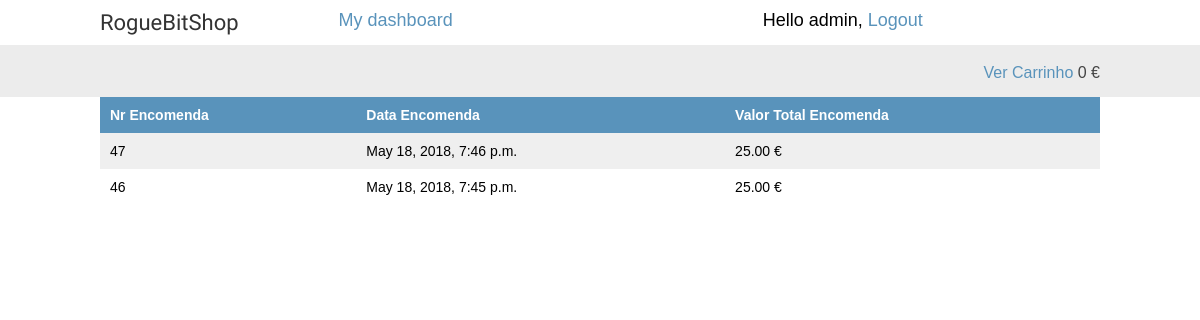
Before: /shop/orderlist/ (signed in) with the older database file.
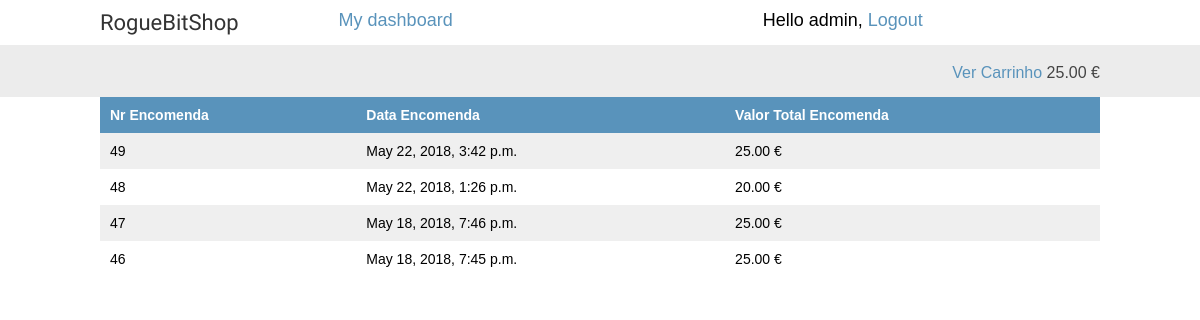
After: the same page with the newer database file.
### orders/models.py (models this page shows, shortened)
class Order(models.Model):
    first_name = models.CharField(max_length=50)
    last_name = models.CharField(max_length=50)
    email = models.EmailField()
    endereco_envio = models.CharField(max_length=250)
    endereco_faturacao = models.CharField(max_length=250)
    metodo_pagamento = models.CharField(max_length=20, null=True)
    nif = models.CharField(max_length=11, null=True)
    created = models.DateTimeField(auto_now_add=True)
    updated = models.DateTimeField(auto_now=True)
    paid = models.BooleanField(default=False)
    class Meta:
        ordering = ('-created',)
    def get_total_cost(self):
        return sum(item.get_cost() for item in self.items.all())

class OrderItem(models.Model):
    order = models.ForeignKey(Order, related_name='items')
    produto = models.ForeignKey(Produto,
        related_name='order_items')
    preco = models.DecimalField(max_digits=10, decimal_places=2)
    quantidade = models.PositiveIntegerField(default=1)
    def get_cost(self):
        return self.preco * self.quantidade

### cart/models.py (models this page shows, shortened)
class Carrinho(models.Model):
    utilizador = models.ForeignKey(User, on_delete=models.CASCADE, null=True, blank=True)
    total = models.DecimalField(default=0.00, max_digits=10, decimal_places=2)
    criado = models.DateTimeField(auto_now_add=True)
    atualizado = models.DateTimeField(auto_now=True)

### shop/views.py (the view)
@login_required
def order_list(request):
    perfil = Perfil.objects.get(utilizador=request.user)
    utilizador_nif = perfil.nif
    orders = Order.objects.filter(nif=utilizador_nif)
    return render(request, 'shop/order_list.html', {'orders': orders, })

### shop/context_processors.py (called while the page is built)
def total_on_base(request):
    utilizador = request.user
    if utilizador.is_authenticated():
        if not Carrinho.objects.filter(utilizador=utilizador):
            total_on_base = 0
        else:
            carrinho = Carrinho.objects.filter(utilizador=utilizador).last()
            total_on_base = carrinho.total
    else:
        total_on_base = 0
    return {'total_on_base': total_on_base}

### shop/templates/shop/order_list.html (shortened to what this page needs)
{% extends "shop/base.html" %}
{% load static %}
{% block content %}
    <table class="cart">
        <thead>
        <tr>
            <th>Nr Encomenda</th>
            <th>Data Encomenda</th>
            <th>Valor Total Encomenda</th>
        </tr>
        </thead>
        <tbody>
            {% for order in orders %}
                <tr>
                    <td>{{ order.id }}</td>
                    <td>{{ order.created }}</td>
                    <td>{{ order.get_total_cost }} €</td>
                </tr>
            {% endfor %}
        </tbody>
    </table>
{% endblock %}

### shop/templates/shop/base.html (shortened to what this page needs)
{% load static %}
<html>
    <head>
        <link href="{% static "css/base.css" %}" rel="stylesheet">
    </head>
    <body>
        <div id="header">
            <a href="/shop" class="logo">RogueBitShop</a>
            <div>
                {% if request.user.is_authenticated %}
                    <a href="{% url "shop:dashboard" %}">My dashboard</a>
                    <span>Hello {{ request.user.first_name }},</span>
                    <a href="{% url "shop:loggedout" %}">Logout</a>
                {% else %}
                    <a href="{% url "shop:login" %}">Log-in</a>
                    <span style="display:inline-block; width: 2%;"></span><a href = "{% url "shop:register" %}"> Registar </a>
                {% endif %}
            </div>
        </div>
        <div id="subheader">
            <div class="cart">
                {% if request.user.is_authenticated %}
                    <a href="{% url "cart:mostrar_carrinho" %}">Ver Carrinho</a>
                    {{ total_on_base }} €
                {% endif %}
            </div>
        </div>
        <div id="content">
            {% block content %}
            {% endblock %}
        </div>
    </body>
</html>

Changed rows visible on the page:
added Carrinho: total "25.00"
added Order: id "49", created "May 22, 2018, 3:42 p.m.", get_total_cost "25.00"
added Order: id "48", created "May 22, 2018, 1:26 p.m.", get_total_cost "20.00"
Other visible differences:
{{ total_on_base }}: "0" → (not shown)
